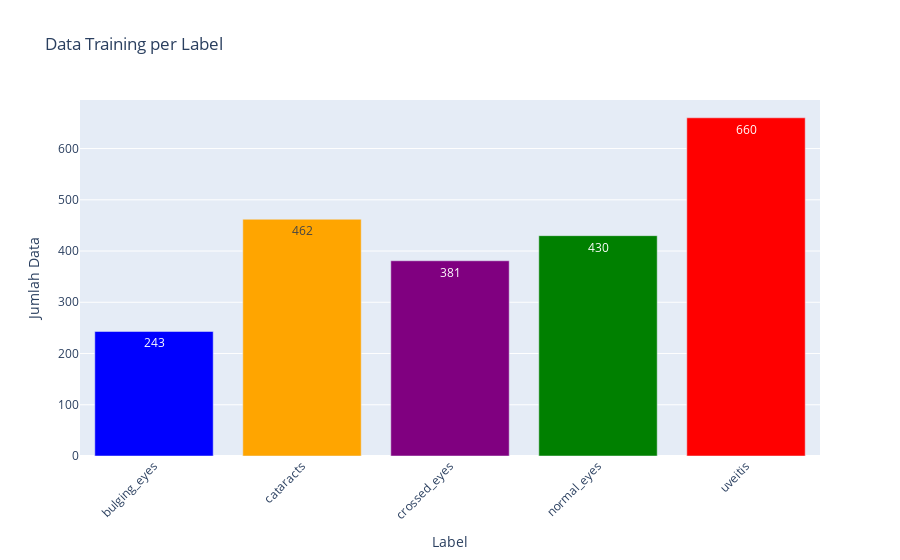

Here is the notebook cell this chart was saved with:
### Code cell
import numpy as np
import plotly.graph_objects as go

# Label ras kucing
cat_breed_labels = {
    0: "Russian Blue",
    1: "Sphynx - Hairless Cat",
    2: "Persian",
    3: "Munchkin",
    4: "Maine Coon",
    5: "Himalayan",
    6: "Domestic Long Hair",
    7: "British Shorthair",
    8: "Bengal",
    9: "American Shorthair",
    10: "Balinese",
    11: "American Bobtail"
}

# Hitung jumlah data per label pada training dataset
unique, counts = np.unique(y_train, return_counts=True)
print("Data Training per Label:")
for i, (label, count) in enumerate(cat_breed_labels.items()):
    print(f"\t{count}\t: {counts[i]}")

print(f"Total Data Training\t: {len(y_train)}")

# Visualisasi bar chart dengan plotly data training dataset per label
colors = ['blue', 'orange', 'purple', 'green', 'red', 'brown', 
          'pink', 'teal', 'cyan', 'magenta', 'lime', 'gray']

fig = go.Figure(data=[go.Bar(
    x=list(cat_breed_labels.values()),
    y=counts,
    marker_color=colors,
    text=counts,
    textposition='auto'  
)])
fig.update_layout(
    title_text="Data Training per Ras Kucing",
    xaxis_title="Ras Kucing",
    yaxis_title="Jumlah Data",
    xaxis_tickangle=-45
)
fig.show()

### Figure 1 — Plotly figure (JSON) as saved in the notebook; plotly's stock layout.template omitted (floating-point values rounded to 4 significant figures)
{"data": [{"marker": {"color": ["blue", "orange", "purple", "green", "red"]}, "text": [243, 462, 381, 430, 660], "textposition": "auto", "type": "bar", "x": ["bulging_eyes", "cataracts", "crossed_eyes", "normal_eyes", "uveitis"], "y": [243, 462, 381, 430, 660]}], "layout": {"title": {"text": "Data Training per Label"}, "xaxis": {"tickangle": -45, "title": {"text": "Label"}}, "yaxis": {"title": {"text": "Jumlah Data"}}}}
